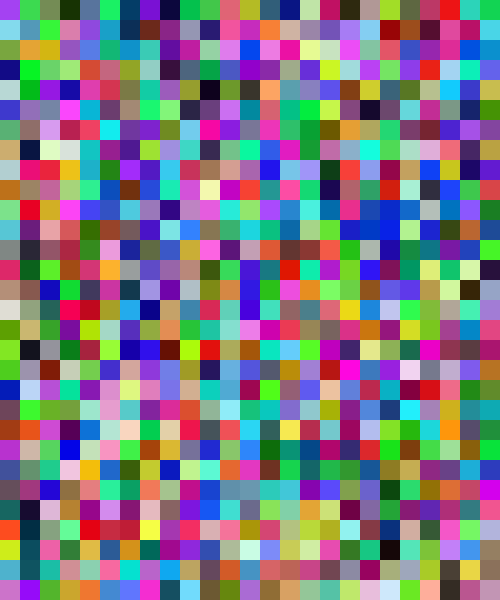
Frame 1 (no input)
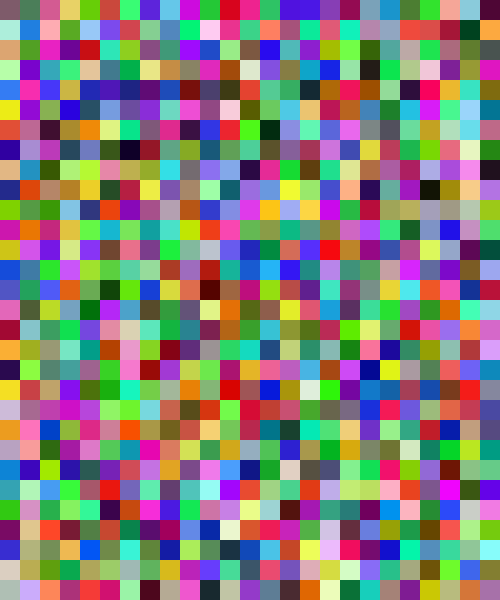
Frame 60 (the mouse pressed at the canvas centre just before this capture)
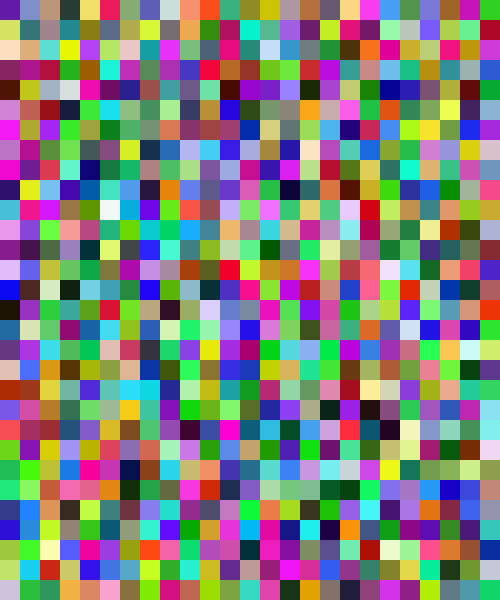
Frame 120 (the mouse held since frame 60 and released just before this capture)

The Processing sketch that drew these frames (run headless with seeded random() and noise(); from frame 60 on, the mouse is pressed at the canvas centre):

// Processing sketch: inclass_forloop_
// ── inclass_forloop_.pde
void setup () {
  size(500, 600);
  background(255);
  noStroke();
  //int rectSize = 20;
  //for (int y= 0; y<height; y+=rectSize) {
  //  for (int x= 0; x<width; x+=rectSize) {
  //    fill (random(255), random(255), random(255));
  //    rect(x, y, rectSize, rectSize);
    //}
  //}
}

void draw() {
  int rectSize = 20;
  for (int y= 0; y<height; y+=rectSize) {
    for (int x= 0; x<width; x+=rectSize) {
      fill (random(255), random(255), random(255));
      rect(x, y, rectSize, rectSize);
    }
  }
}
